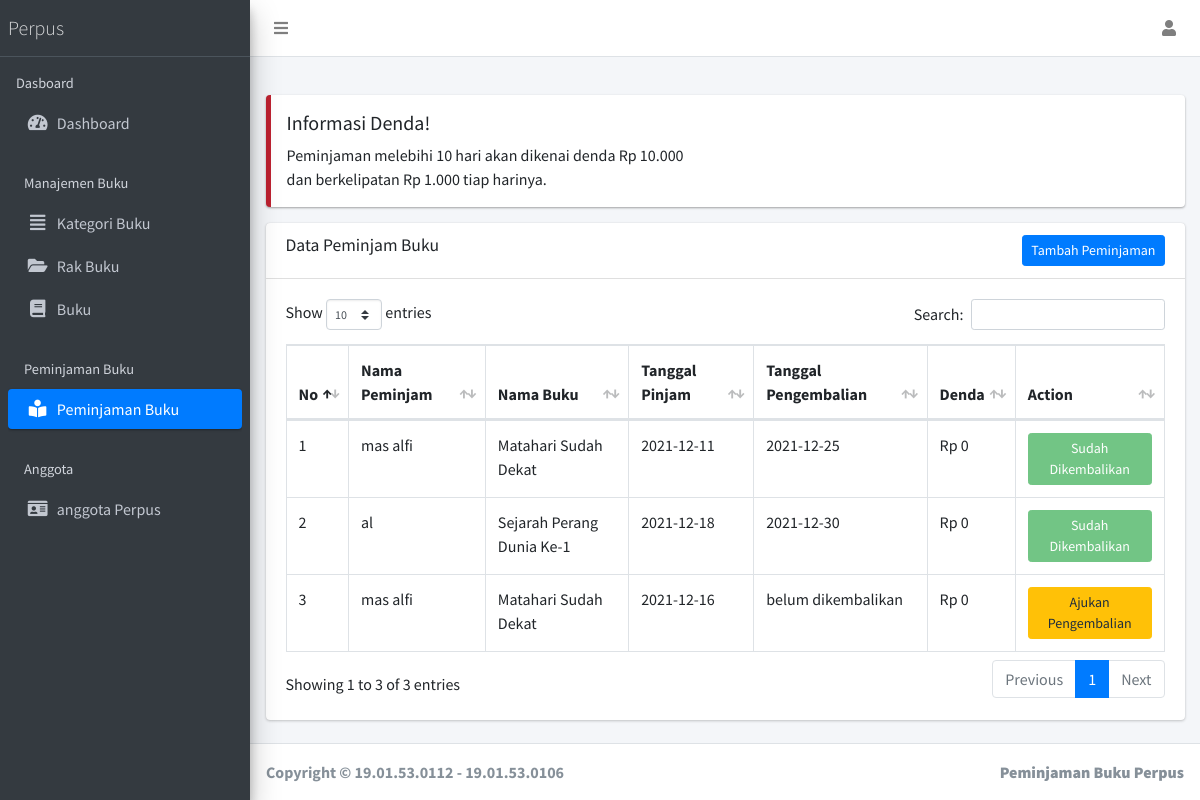
Page /?page=peminjaman (signed in) on the earlier database version.
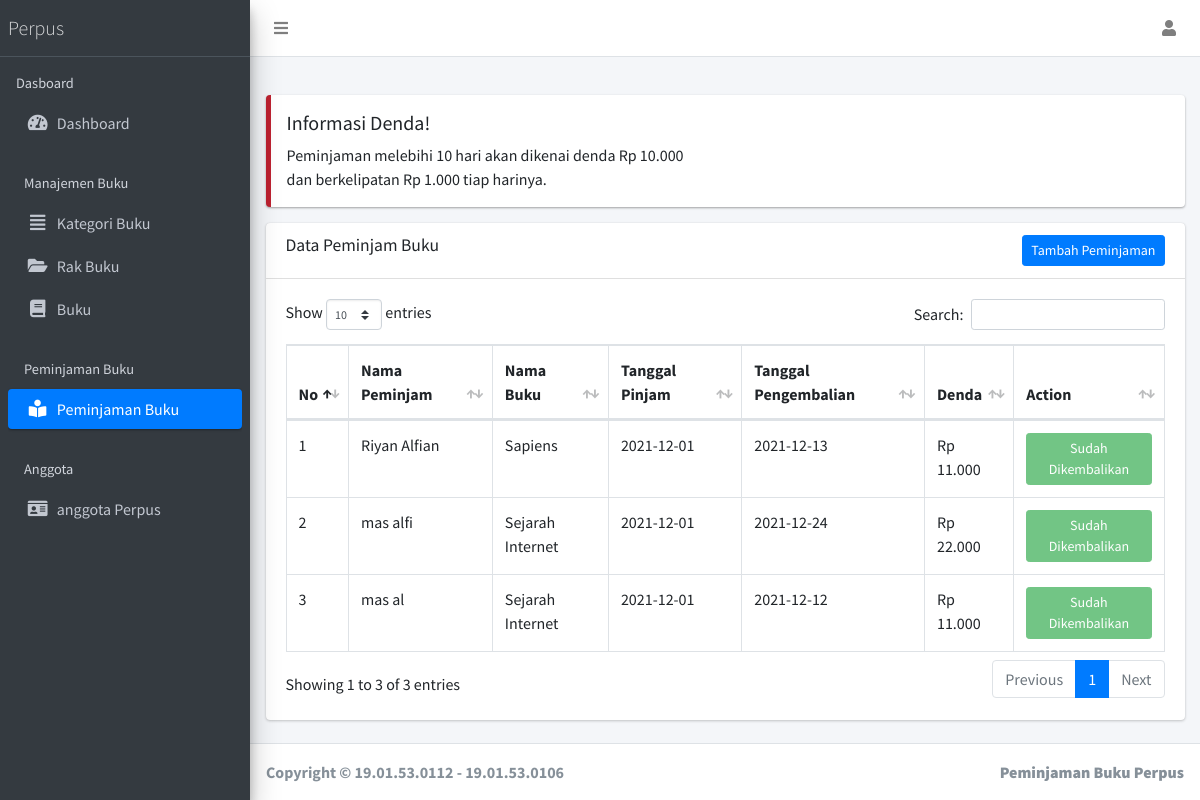
Same page on the later database version.
### tables this page shows
CREATE TABLE `pnjam` (
  `id` int(11) NOT NULL,
  `anggota_id` int(11) NOT NULL,
  `buku_id` int(11) NOT NULL,
  `tanggal_pinjam` date NOT NULL,
  `tanggal_pengembalian` date DEFAULT NULL,
  `denda` bigint(20) DEFAULT 0
);

CREATE TABLE `anggota` (
  `id` int(11) NOT NULL,
  `nama` varchar(255) NOT NULL,
  `alamat` varchar(255) NOT NULL,
  `no_telepon` varchar(255) NOT NULL
);

CREATE TABLE `buku` (
  `id` int(11) NOT NULL,
  `id_kategori` int(11) NOT NULL,
  `nama_buku` varchar(255) NOT NULL,
  `penerbit` varchar(255) NOT NULL,
  `tahun-terbit` varchar(255) NOT NULL,
  `total_buku` int(11) NOT NULL,
  `rak` int(11) NOT NULL
);

### include/koneksi.php (called while the page is built, shortened)
<?php
function moneyFormat($str)
{
  return 'Rp ' . number_format($str, '0', '', '.');
}

### views/main/pinjam/index.php (the view)
<div class="row">
  <div class="col-12">
    <div class="callout callout-danger">
      <h5>Informasi Denda!</h5>
      <p>Peminjaman melebihi 10 hari akan dikenai denda Rp 10.000 <br> dan berkelipatan Rp 1.000 tiap harinya.</p>
    </div>
    <div class="card">
      <div class="card-header">
        <h3 class="card-title">Data Peminjam Buku</h3>
        <a href="?page=add-peminjaman" class="float-right btn-sm btn btn-primary">Tambah Peminjaman</a>
      </div>
      <div class="card-body">
        <table id="example1" class="table table-bordered table-hover">
          <thead>
            <tr>
              <th>No</th>
              <th>Nama Peminjam</th>
              <th>Nama Buku</th>
              <th>Tanggal Pinjam</th>
              <th>Tanggal Pengembalian</th>
              <th>Denda</th>
              <th>Action</th>
            </tr>
          </thead>
          <tbody>
            <?php
            $no = 1;
            $query = "SELECT pnjam.*,anggota.nama,buku.nama_buku FROM pnjam LEFT JOIN anggota ON pnjam.anggota_id = anggota.id LEFT JOIN buku ON pnjam.buku_id = buku.id";
            $sql = mysqli_query($koneksi, $query) or die(mysqli_error($koneksi));
            while ($data = mysqli_fetch_assoc($sql)) : ?>
              <tr>
                <td><?= $no++ ?></td>
                <td><?= $data['nama'] ?></td>
                <td><?= $data['nama_buku'] ?></td>
                <td><?= $data['tanggal_pinjam'] ?></td>
                <td><?= ($data['tanggal_pengembalian'] == null) ? 'belum dikembalikan' : $data['tanggal_pengembalian'] ?></td>
                <td><?= moneyFormat($data['denda']) ?></td>
                <td>
                  <?php if ($data['tanggal_pengembalian'] == null) : ?>
                    <a href="?page=edit-peminjaman&id=<?= $data['id'] ?>" class="btn btn-warning btn-sm">Ajukan Pengembalian</a>
                  <?php else : ?>
                    <button disabled class="btn btn-success btn-sm">Sudah Dikembalikan</button>
                  <?php endif ?>
                </td>
              </tr>
            <?php endwhile ?>
          </tbody>
        </table>
      </div>
    </div>
  </div>
</div>

Differences in the rows shown:
removed pnjam: anggota.nama "mas alfi", buku.nama_buku "Matahari Sudah Dekat", tanggal_pinjam "2021-12-11", tanggal_pengembalian "2021-12-25", denda "Rp 0", shows "Sudah Dikembalikan"
removed pnjam: anggota.nama "al", buku.nama_buku "Sejarah Perang Dunia Ke-1", tanggal_pinjam "2021-12-18", tanggal_pengembalian "2021-12-30", denda "Rp 0", shows "Sudah Dikembalikan"
removed pnjam: anggota.nama "mas alfi", buku.nama_buku "Matahari Sudah Dekat", tanggal_pinjam "2021-12-16", shows "belum dikembalikan", denda "Rp 0"
added pnjam: anggota.nama "Riyan Alfian", buku.nama_buku "Sapiens", tanggal_pinjam "2021-12-01", tanggal_pengembalian "2021-12-13", denda "Rp 11.000", shows "Sudah Dikembalikan"
added pnjam: anggota.nama "mas alfi", buku.nama_buku "Sejarah Internet", tanggal_pinjam "2021-12-01", tanggal_pengembalian "2021-12-24", denda "Rp 22.000", shows "Sudah Dikembalikan"
added pnjam: anggota.nama "mas al", buku.nama_buku "Sejarah Internet", tanggal_pinjam "2021-12-01", tanggal_pengembalian "2021-12-12", denda "Rp 11.000", shows "Sudah Dikembalikan"
